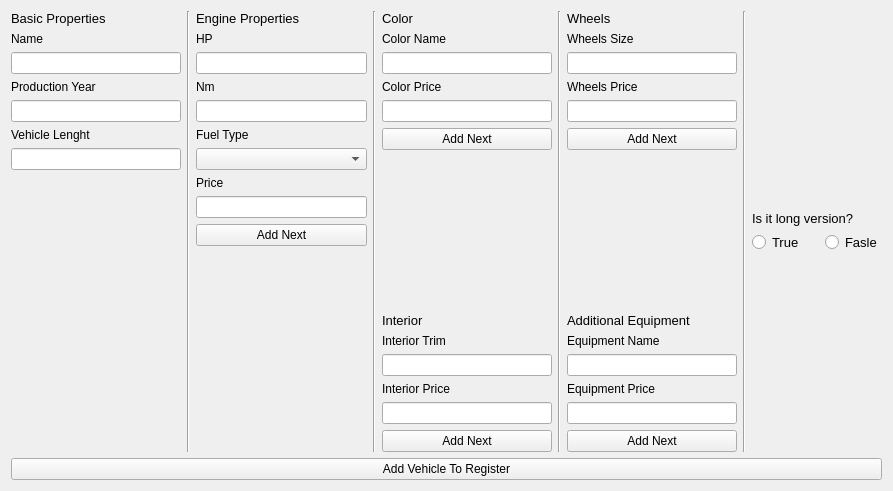
<?xml version="1.0" encoding="UTF-8"?>
<ui version="4.0">
 <class>NewLimousineForm</class>
 <widget class="QWidget" name="NewLimousineForm">
  <property name="geometry">
   <rect>
    <x>0</x>
    <y>0</y>
    <width>893</width>
    <height>491</height>
   </rect>
  </property>
  <property name="windowTitle">
   <string>Form</string>
  </property>
  <layout class="QHBoxLayout" name="horizontalLayout_3">
   <item>
    <layout class="QVBoxLayout" name="verticalLayout_2">
     <item>
      <layout class="QHBoxLayout" name="horizontalLayout_2">
       <item>
        <layout class="QVBoxLayout" name="verticalLayout_19">
         <item>
          <widget class="QLabel" name="basicPropertiesLabel_2">
           <property name="sizePolicy">
            <sizepolicy hsizetype="Preferred" vsizetype="Maximum">
             <horstretch>0</horstretch>
             <verstretch>0</verstretch>
            </sizepolicy>
           </property>
           <property name="font">
            <font>
             <pointsize>10</pointsize>
            </font>
           </property>
           <property name="text">
            <string>Basic Properties</string>
           </property>
          </widget>
         </item>
         <item>
          <layout class="QVBoxLayout" name="verticalLayout_20">
           <item>
            <widget class="QLabel" name="nameLabel_2">
             <property name="sizePolicy">
              <sizepolicy hsizetype="Preferred" vsizetype="Maximum">
               <horstretch>0</horstretch>
               <verstretch>0</verstretch>
              </sizepolicy>
             </property>
             <property name="text">
              <string>Name</string>
             </property>
            </widget>
           </item>
           <item>
            <widget class="QLineEdit" name="nameLineEdit_2"/>
           </item>
           <item>
            <widget class="QLabel" name="productioYearLabel_2">
             <property name="sizePolicy">
              <sizepolicy hsizetype="Preferred" vsizetype="Maximum">
               <horstretch>0</horstretch>
               <verstretch>0</verstretch>
              </sizepolicy>
             </property>
             <property name="text">
              <string>Production Year</string>
             </property>
            </widget>
           </item>
           <item>
            <widget class="QLineEdit" name="productionYearLineEdit_2"/>
           </item>
           <item>
            <widget class="QLabel" name="vehicleLenghtLabel_2">
             <property name="sizePolicy">
              <sizepolicy hsizetype="Preferred" vsizetype="Maximum">
               <horstretch>0</horstretch>
               <verstretch>0</verstretch>
              </sizepolicy>
             </property>
             <property name="text">
              <string>Vehicle Lenght</string>
             </property>
            </widget>
           </item>
           <item>
            <widget class="QLineEdit" name="vehicleLenghtLineEdit_2"/>
           </item>
           <item>
            <spacer name="verticalSpacer_6">
             <property name="orientation">
              <enum>Qt::Vertical</enum>
             </property>
             <property name="sizeType">
              <enum>QSizePolicy::MinimumExpanding</enum>
             </property>
             <property name="sizeHint" stdset="0">
              <size>
               <width>13</width>
               <height>20</height>
              </size>
             </property>
            </spacer>
           </item>
          </layout>
         </item>
        </layout>
       </item>
       <item>
        <widget class="Line" name="line_7">
         <property name="orientation">
          <enum>Qt::Vertical</enum>
         </property>
        </widget>
       </item>
       <item>
        <layout class="QVBoxLayout" name="verticalLayout_21">
         <item>
          <widget class="QLabel" name="enginePropertiesLabel_2">
           <property name="sizePolicy">
            <sizepolicy hsizetype="Preferred" vsizetype="Maximum">
             <horstretch>0</horstretch>
             <verstretch>0</verstretch>
            </sizepolicy>
           </property>
           <property name="font">
            <font>
             <pointsize>10</pointsize>
            </font>
           </property>
           <property name="text">
            <string>Engine Properties</string>
           </property>
          </widget>
         </item>
         <item>
          <layout class="QVBoxLayout" name="verticalLayout_22">
           <item>
            <widget class="QLabel" name="hpLabel_2">
             <property name="text">
              <string>HP</string>
             </property>
            </widget>
           </item>
           <item>
            <widget class="QLineEdit" name="hpLineEdit_2"/>
           </item>
           <item>
            <widget class="QLabel" name="nmLabel_2">
             <property name="text">
              <string>Nm</string>
             </property>
            </widget>
           </item>
           <item>
            <widget class="QLineEdit" name="nmLineEdit_4"/>
           </item>
           <item>
            <widget class="QLabel" name="fuelTypeLabel_2">
             <property name="text">
              <string>Fuel Type</string>
             </property>
            </widget>
           </item>
           <item>
            <widget class="QComboBox" name="fuelTypeComboBox_2"/>
           </item>
           <item>
            <widget class="QLabel" name="priceLabel_2">
             <property name="text">
              <string>Price</string>
             </property>
            </widget>
           </item>
           <item>
            <widget class="QLineEdit" name="priceLineEdit_2"/>
           </item>
          </layout>
         </item>
         <item>
          <widget class="QPushButton" name="addEngineButton_2">
           <property name="text">
            <string>Add Next</string>
           </property>
          </widget>
         </item>
         <item>
          <spacer name="verticalSpacer_7">
           <property name="orientation">
            <enum>Qt::Vertical</enum>
           </property>
           <property name="sizeType">
            <enum>QSizePolicy::MinimumExpanding</enum>
           </property>
           <property name="sizeHint" stdset="0">
            <size>
             <width>20</width>
             <height>20</height>
            </size>
           </property>
          </spacer>
         </item>
        </layout>
       </item>
       <item>
        <widget class="Line" name="line_5">
         <property name="orientation">
          <enum>Qt::Vertical</enum>
         </property>
        </widget>
       </item>
       <item>
        <layout class="QVBoxLayout" name="verticalLayout_23">
         <item>
          <layout class="QVBoxLayout" name="verticalLayout_24">
           <item>
            <widget class="QLabel" name="colorPropertiesLabel_2">
             <property name="sizePolicy">
              <sizepolicy hsizetype="Preferred" vsizetype="Maximum">
               <horstretch>0</horstretch>
               <verstretch>0</verstretch>
              </sizepolicy>
             </property>
             <property name="font">
              <font>
               <pointsize>10</pointsize>
              </font>
             </property>
             <property name="text">
              <string>Color</string>
             </property>
            </widget>
           </item>
           <item>
            <layout class="QVBoxLayout" name="verticalLayout_25">
             <item>
              <widget class="QLabel" name="colorNameLabel_2">
               <property name="text">
                <string>Color Name</string>
               </property>
              </widget>
             </item>
             <item>
              <widget class="QLineEdit" name="colorNameLineEdit_2"/>
             </item>
             <item>
              <widget class="QLabel" name="colorPriceLabel_2">
               <property name="text">
                <string>Color Price</string>
               </property>
              </widget>
             </item>
             <item>
              <widget class="QLineEdit" name="colorPriceLineEdit_8"/>
             </item>
            </layout>
           </item>
           <item>
            <widget class="QPushButton" name="addColorButton_2">
             <property name="text">
              <string>Add Next</string>
             </property>
            </widget>
           </item>
          </layout>
         </item>
         <item>
          <spacer name="verticalSpacer_8">
           <property name="orientation">
            <enum>Qt::Vertical</enum>
           </property>
           <property name="sizeType">
            <enum>QSizePolicy::MinimumExpanding</enum>
           </property>
           <property name="sizeHint" stdset="0">
            <size>
             <width>20</width>
             <height>20</height>
            </size>
           </property>
          </spacer>
         </item>
         <item>
          <layout class="QVBoxLayout" name="verticalLayout_26">
           <item>
            <widget class="QLabel" name="interiorLabel_2">
             <property name="sizePolicy">
              <sizepolicy hsizetype="Preferred" vsizetype="Maximum">
               <horstretch>0</horstretch>
               <verstretch>0</verstretch>
              </sizepolicy>
             </property>
             <property name="font">
              <font>
               <pointsize>10</pointsize>
              </font>
             </property>
             <property name="text">
              <string>Interior</string>
             </property>
            </widget>
           </item>
           <item>
            <layout class="QVBoxLayout" name="verticalLayout_27">
             <item>
              <layout class="QVBoxLayout" name="verticalLayout_28">
               <item>
                <widget class="QLabel" name="interiorNameLabel_2">
                 <property name="text">
                  <string>Interior Trim</string>
                 </property>
                </widget>
               </item>
               <item>
                <widget class="QLineEdit" name="interioTrimLineEdit_2"/>
               </item>
               <item>
                <widget class="QLabel" name="interiorPriceLabel_2">
                 <property name="text">
                  <string>Interior Price</string>
                 </property>
                </widget>
               </item>
               <item>
                <widget class="QLineEdit" name="interiorPriceLineEdit_2"/>
               </item>
              </layout>
             </item>
             <item>
              <widget class="QPushButton" name="addInteriorButton_2">
               <property name="text">
                <string>Add Next</string>
               </property>
              </widget>
             </item>
            </layout>
           </item>
          </layout>
         </item>
        </layout>
       </item>
       <item>
        <widget class="Line" name="line_8">
         <property name="orientation">
          <enum>Qt::Vertical</enum>
         </property>
        </widget>
       </item>
       <item>
        <layout class="QVBoxLayout" name="verticalLayout_29">
         <item>
          <layout class="QVBoxLayout" name="verticalLayout_30">
           <item>
            <widget class="QLabel" name="wheelsPropertiesLabel_2">
             <property name="sizePolicy">
              <sizepolicy hsizetype="Preferred" vsizetype="Maximum">
               <horstretch>0</horstretch>
               <verstretch>0</verstretch>
              </sizepolicy>
             </property>
             <property name="font">
              <font>
               <pointsize>10</pointsize>
              </font>
             </property>
             <property name="text">
              <string>Wheels</string>
             </property>
            </widget>
           </item>
           <item>
            <layout class="QVBoxLayout" name="verticalLayout_31">
             <item>
              <widget class="QLabel" name="wheelsSizeLabel_2">
               <property name="text">
                <string>Wheels Size</string>
               </property>
              </widget>
             </item>
             <item>
              <widget class="QLineEdit" name="wheelsSizeLineEdit_14"/>
             </item>
             <item>
              <widget class="QLabel" name="wheelsPriceLabel_2">
               <property name="text">
                <string>Wheels Price</string>
               </property>
              </widget>
             </item>
             <item>
              <widget class="QLineEdit" name="wheelsPriceLineEdit_15"/>
             </item>
            </layout>
           </item>
           <item>
            <widget class="QPushButton" name="addWheelsButton_2">
             <property name="text">
              <string>Add Next</string>
             </property>
            </widget>
           </item>
          </layout>
         </item>
         <item>
          <spacer name="verticalSpacer_9">
           <property name="orientation">
            <enum>Qt::Vertical</enum>
           </property>
           <property name="sizeType">
            <enum>QSizePolicy::MinimumExpanding</enum>
           </property>
           <property name="sizeHint" stdset="0">
            <size>
             <width>20</width>
             <height>20</height>
            </size>
           </property>
          </spacer>
         </item>
         <item>
          <layout class="QVBoxLayout" name="verticalLayout_32">
           <item>
            <widget class="QLabel" name="additionalEquipmentLabel_2">
             <property name="sizePolicy">
              <sizepolicy hsizetype="Preferred" vsizetype="Maximum">
               <horstretch>0</horstretch>
               <verstretch>0</verstretch>
              </sizepolicy>
             </property>
             <property name="font">
              <font>
               <pointsize>10</pointsize>
              </font>
             </property>
             <property name="text">
              <string>Additional Equipment</string>
             </property>
            </widget>
           </item>
           <item>
            <layout class="QVBoxLayout" name="verticalLayout_33">
             <item>
              <layout class="QVBoxLayout" name="verticalLayout_34">
               <item>
                <widget class="QLabel" name="equipmentNameLabel_2">
                 <property name="text">
                  <string>Equipment Name</string>
                 </property>
                </widget>
               </item>
               <item>
                <widget class="QLineEdit" name="equipmentLineEdit_2"/>
               </item>
               <item>
                <widget class="QLabel" name="equipmentPriceLabel_2">
                 <property name="text">
                  <string>Equipment Price</string>
                 </property>
                </widget>
               </item>
               <item>
                <widget class="QLineEdit" name="equipmentPriceLineEdit_2"/>
               </item>
              </layout>
             </item>
             <item>
              <widget class="QPushButton" name="addAdditionalEquipment_2">
               <property name="text">
                <string>Add Next</string>
               </property>
              </widget>
             </item>
            </layout>
           </item>
          </layout>
         </item>
        </layout>
       </item>
       <item>
        <widget class="Line" name="line">
         <property name="orientation">
          <enum>Qt::Vertical</enum>
         </property>
        </widget>
       </item>
       <item>
        <layout class="QVBoxLayout" name="verticalLayout">
         <item>
          <spacer name="verticalSpacer">
           <property name="orientation">
            <enum>Qt::Vertical</enum>
           </property>
           <property name="sizeType">
            <enum>QSizePolicy::MinimumExpanding</enum>
           </property>
           <property name="sizeHint" stdset="0">
            <size>
             <width>20</width>
             <height>40</height>
            </size>
           </property>
          </spacer>
         </item>
         <item>
          <widget class="QLabel" name="longLabel">
           <property name="font">
            <font>
             <pointsize>10</pointsize>
            </font>
           </property>
           <property name="text">
            <string>Is it long version?</string>
           </property>
          </widget>
         </item>
         <item>
          <layout class="QHBoxLayout" name="horizontalLayout">
           <item>
            <widget class="QRadioButton" name="trueRadioButton">
             <property name="font">
              <font>
               <pointsize>10</pointsize>
              </font>
             </property>
             <property name="text">
              <string>True</string>
             </property>
            </widget>
           </item>
           <item>
            <spacer name="horizontalSpacer">
             <property name="orientation">
              <enum>Qt::Horizontal</enum>
             </property>
             <property name="sizeType">
              <enum>QSizePolicy::Minimum</enum>
             </property>
             <property name="sizeHint" stdset="0">
              <size>
               <width>15</width>
               <height>20</height>
              </size>
             </property>
            </spacer>
           </item>
           <item>
            <widget class="QRadioButton" name="flaseRadioButton">
             <property name="font">
              <font>
               <pointsize>10</pointsize>
              </font>
             </property>
             <property name="text">
              <string>Fasle</string>
             </property>
            </widget>
           </item>
          </layout>
         </item>
         <item>
          <spacer name="verticalSpacer_2">
           <property name="orientation">
            <enum>Qt::Vertical</enum>
           </property>
           <property name="sizeType">
            <enum>QSizePolicy::MinimumExpanding</enum>
           </property>
           <property name="sizeHint" stdset="0">
            <size>
             <width>20</width>
             <height>40</height>
            </size>
           </property>
          </spacer>
         </item>
        </layout>
       </item>
      </layout>
     </item>
     <item>
      <widget class="QPushButton" name="addToRegisterButton_2">
       <property name="text">
        <string>Add Vehicle To Register</string>
       </property>
      </widget>
     </item>
    </layout>
   </item>
  </layout>
 </widget>
 <resources/>
 <connections/>
</ui>
